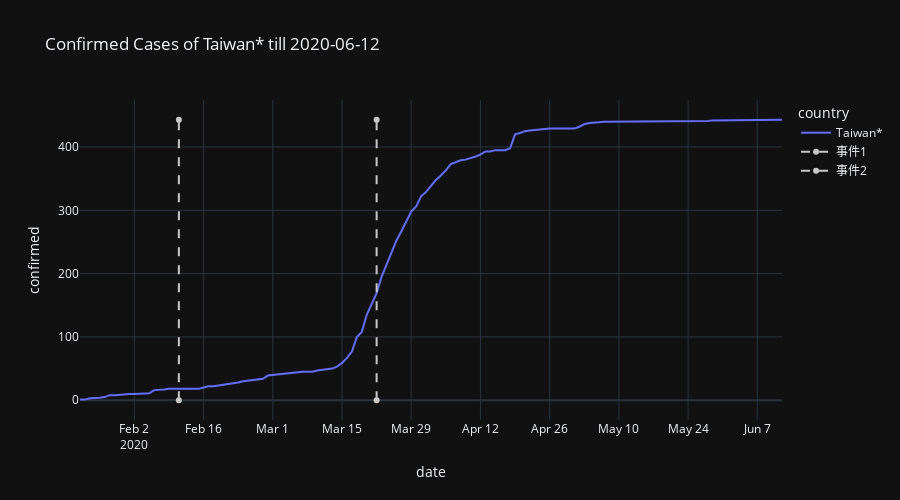

Source (notebook cell):
### Markdown cell above
# begin -------------------------------------------------------

# 台灣

### Code cell
# plot function
def plot_by_country(country_str, events):
    country_data = pd.DataFrame()
    for i in range(len(country_df)):
        if country_df['country'][i] == country_str:
            country_data = country_data.append(country_df.iloc[i])
    country_data.index = np.arange(len(country_data))
    fig = px.line(country_data,
                  x='date', y='confirmed', color='country',
                  title=f'Confirmed Cases of {country_str} till {target_date}',
                  height = 500)
    ymax = country_data['confirmed'][len(country_data) - 1]
    for event in events:
        fig.add_trace(go.Scatter(x=[event[0], event[0]], y=[0, ymax], name=event[1], line=dict(dash='dash', color=(event[2]))))
    fig.show()
    
events = [['2020-02-11', '事件1', 'rgb(200, 200, 200)'],
          ['2020-03-22', '事件2', 'rgb(200, 200, 200)']]
plot_by_country('Taiwan*', events)

### Figure 1 — Plotly figure (JSON) as saved in the notebook; plotly's stock layout.template omitted (floating-point values rounded to 4 significant figures; data arrays with more than 128 entries replaced by an {"elided": "..."} marker saying what was removed)
{"data": [{"hovertemplate": "country=Taiwan*<br>date=%{x}<br>confirmed=%{y}<extra></extra>", "legendgroup": "Taiwan*", "line": {"color": "#636efa", "dash": "solid"}, "mode": "lines", "name": "Taiwan*", "orientation": "v", "showlegend": true, "type": "scatter", "x": {"elided": "143 str values"}, "xaxis": "x", "y": {"elided": "143 int values"}, "yaxis": "y"}, {"line": {"color": "rgb(200, 200, 200)", "dash": "dash"}, "name": "事件1", "type": "scatter", "x": ["2020-02-11", "2020-02-11"], "y": [0, 443]}, {"line": {"color": "rgb(200, 200, 200)", "dash": "dash"}, "name": "事件2", "type": "scatter", "x": ["2020-03-22", "2020-03-22"], "y": [0, 443]}], "layout": {"height": 500, "legend": {"title": {"text": "country"}, "tracegroupgap": 0}, "title": {"text": "Confirmed Cases of Taiwan* till 2020-06-12"}, "xaxis": {"anchor": "y", "domain": [0, 1], "title": {"text": "date"}}, "yaxis": {"anchor": "x", "domain": [0, 1], "title": {"text": "confirmed"}}}}
